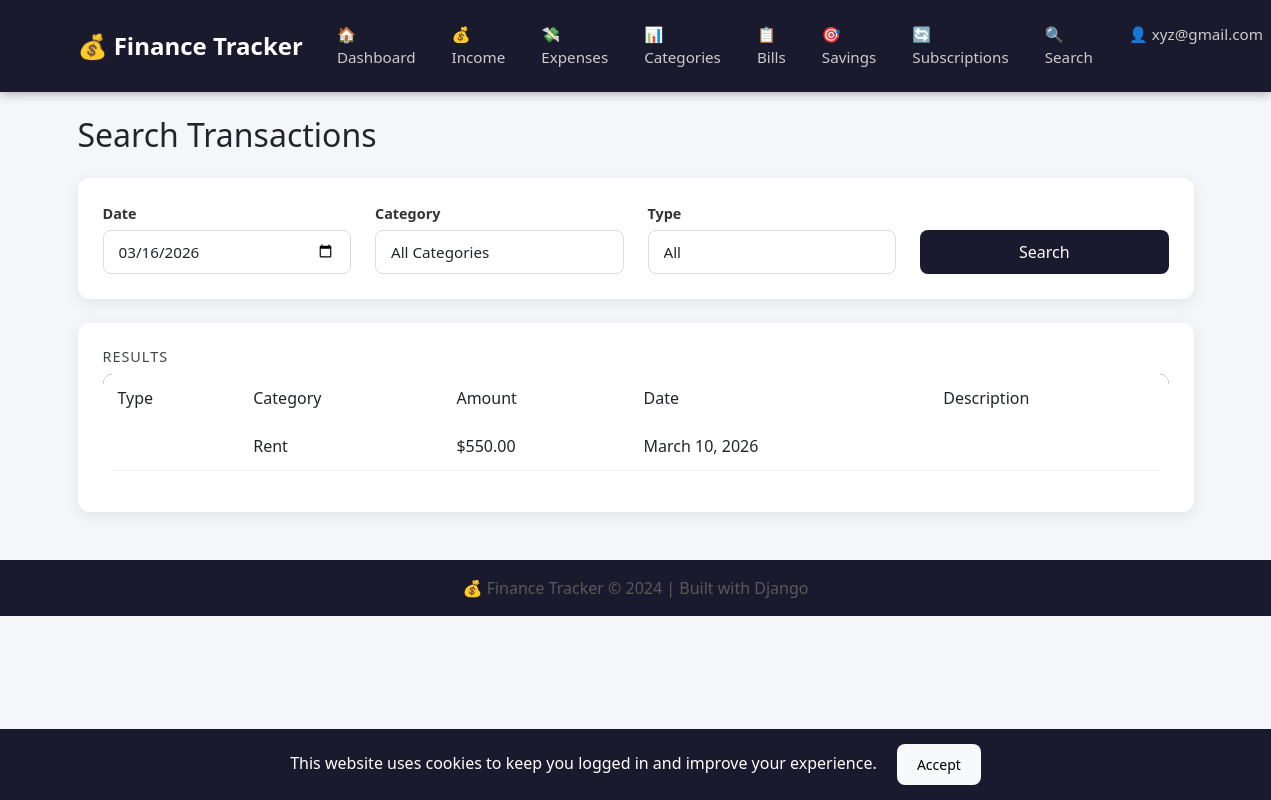
The page /search/ (signed in) on the database as committed earlier.
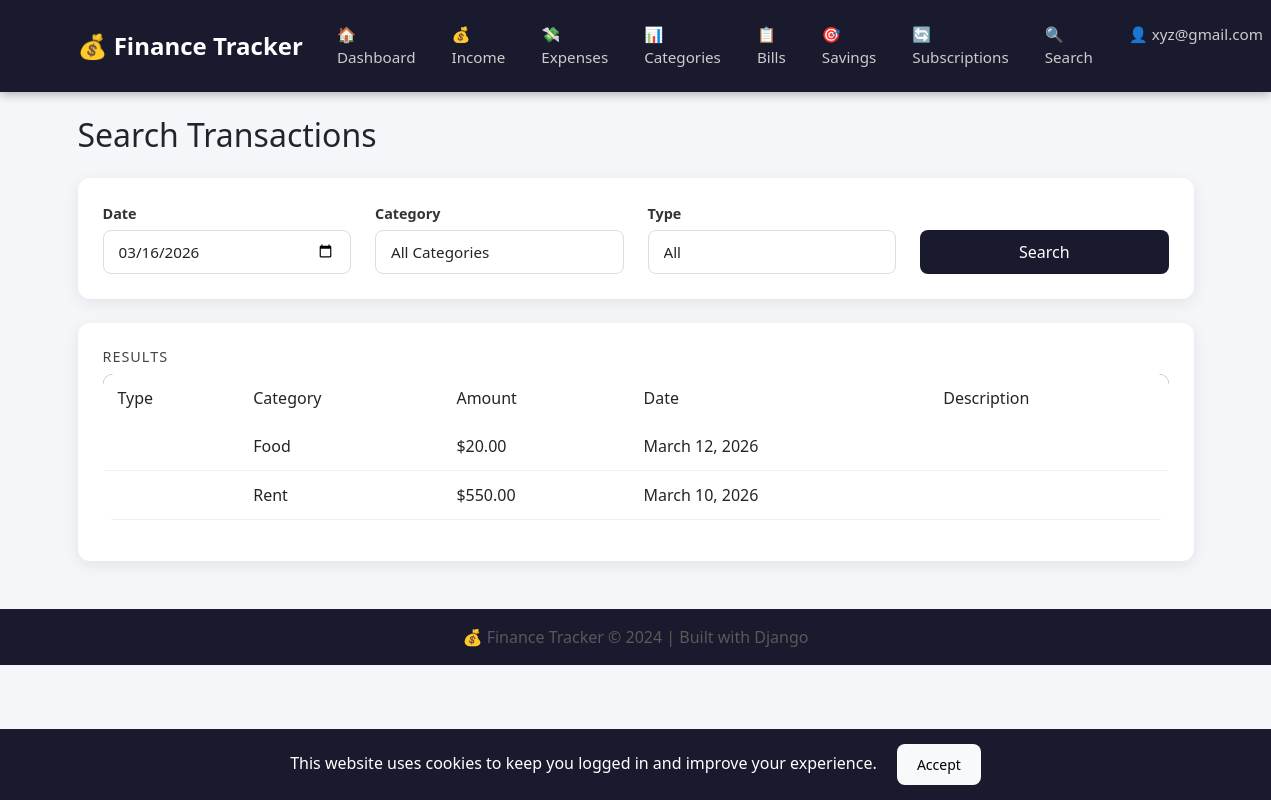
The same page on the database as committed later.
### core/models.py (models this page shows, shortened)
class Expense(models.Model):
    user = models.ForeignKey(
        User, on_delete=models.CASCADE)
    category = models.ForeignKey(
        Category, on_delete=models.SET_NULL,
        null=True, blank=True)
    amount = models.DecimalField(
        max_digits=10, decimal_places=2)
    description = models.CharField(
        max_length=255, blank=True)
    date = models.DateField()
    class Meta:
        ordering = ['-date']

class Category(models.Model):
    TYPE_CHOICES = [
        ('income', 'Income'),
        ('expense', 'Expense'),
    ]
    user = models.ForeignKey(
        User, on_delete=models.CASCADE)
    category_name = models.CharField(max_length=128)
    type = models.CharField(
        max_length=50, choices=TYPE_CHOICES)
    description = models.CharField(
        max_length=255, blank=True)
    def __str__(self):
        return self.category_name
    class Meta:
        ordering = ['category_name']

### core/views.py (the view)
@login_required
def search_view(request):
    results = []
    categories = Category.objects.filter(
        user=request.user)
    date = request.GET.get('date', '')
    category_id = request.GET.get('category', '')
    type_filter = request.GET.get('type', '')
    amount_min = request.GET.get('amount_min', '')
    amount_max = request.GET.get('amount_max', '')
    if type_filter == 'income':
        queryset = Income.objects.filter(
            user=request.user
        ).select_related('category')
    elif type_filter == 'expense':
        queryset = Expense.objects.filter(
            user=request.user
        ).select_related('category')
    else:
        queryset = Expense.objects.filter(
            user=request.user
        ).select_related('category')
    if date:
        queryset = queryset.filter(date=date)
    if category_id:
        queryset = queryset.filter(
            category_id=category_id)
    if amount_min:
        queryset = queryset.filter(
            amount__gte=amount_min)
    if amount_max:
        queryset = queryset.filter(
            amount__lte=amount_max)
    results = queryset.order_by('-date')
    return render(request, 'search.html', {
        'results': results,
        'categories': categories,
        'date': date,
        'category_id': category_id,
        'type_filter': type_filter,
        'amount_min': amount_min,
        'amount_max': amount_max,
    })

### templates/search.html (shortened to what this page needs)
{% extends 'base.html' %}
{% block content %}
<h2 class="mb-4">Search Transactions</h2>
<div class="card mb-4">
    <div class="card-body">
        <form method="GET">
            <div class="row">
                <div class="col-md-3">
                    <label>Date</label>
                    <input type="date" name="date"
                           class="form-control"
                           value="{{ request.GET.date }}">
                </div>
                <div class="col-md-3">
                    <label>Category</label>
                    <select name="category"
                            class="form-control">
                        <option value="">All Categories</option>
                    </select>
                </div>
                <div class="col-md-3">
                    <label>Type</label>
                    <select name="type" class="form-control">
                        <option value="">All</option>
                    </select>
                </div>
                <div class="col-md-3 d-flex align-items-end">
                    <button type="submit"
                            class="btn btn-dark w-100">
                        Search
                    </button>
                </div>
            </div>
        </form>
    </div>
</div>
<div class="card">
    <div class="card-body">
        <h5>Results</h5>
        <table class="table">
            <thead>
                <tr>
                    <th>Type</th>
                    <th>Category</th>
                    <th>Amount</th>
                    <th>Date</th>
                    <th>Description</th>
                </tr>
            </thead>
            <tbody>
                {% for result in results %}
                <tr>
                    <td>{{ result.type }}</td>
                    <td>{{ result.category }}</td>
                    <td>${{ result.amount }}</td>
                    <td>{{ result.date }}</td>
                    <td>{{ result.description }}</td>
                </tr>
                {% empty %}
                <tr>
                    <td colspan="5" class="text-center">
                        No results found
                    </td>
                </tr>
                {% endfor %}
            </tbody>
        </table>
    </div>
</div>
{% endblock %}

Rows that differ between the two databases and show on the page:
added Expense: category "Food", amount "20.00", date "March 12, 2026"
